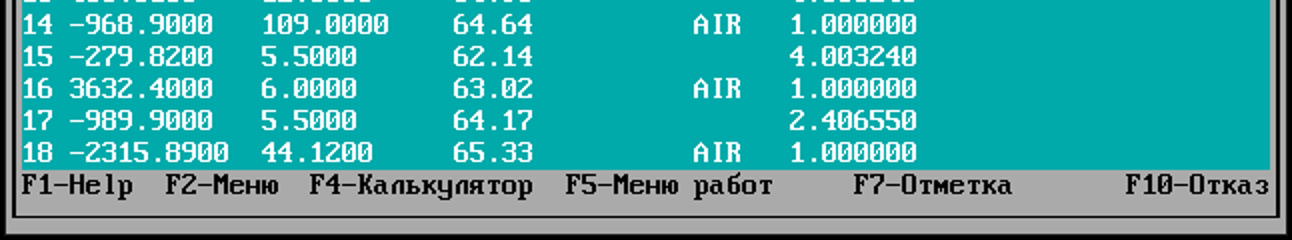
#> input picture capture/_g2_low3.png, 1292 x 240 px
$ python _g2_read.py ../capture/_g2_low3.png
#> lines starting #> are read from the running program, lines starting #| are printed output that depends on the picture; after the words box and inside, x2 and y2 are one past the last pixel; in counts of white or black regions, pixels touching at a corner belong together
# -*- coding: utf-8 -*-
"""Чтение региона скриншота как пиксельного артa по 8px-колонкам (глиф = 8x11).

Использование: py scripts/_g2_read.py shot.png [x0 x1 y0 y1 [step]]
Без региона — все строки с чернилами. Вывод: одна строка на текстовую строку,
каждый глиф сжат до 2 символов (верх/низ), чтобы было читаемо в терминале.
"""
import sys
import numpy as np
from PIL import Image


def render(path, x0=0, x1=640, y0=0, y1=400, pitch=14):
#> called with path = '../capture/_g2_low3.png', x0 = 0, x1 = 640, y0 = 0, y1 = 400, pitch = 14
    a = np.asarray(Image.open(path).convert('L')) > 150
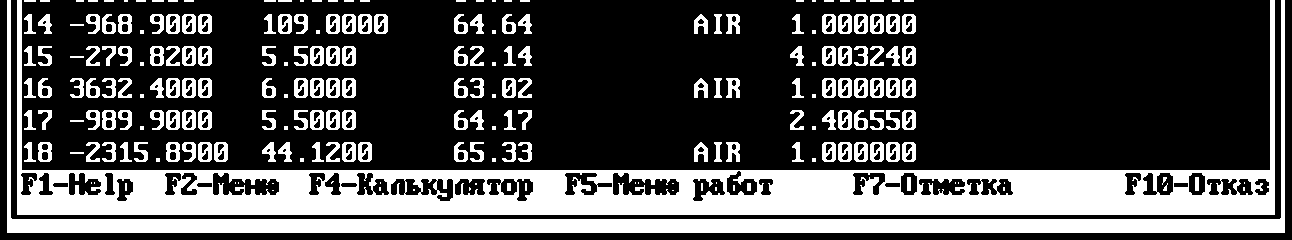
#> a: shape (240, 1292) bool; 29.3% white; 229 white regions (59 under 20 px), largest, box (x1, y1, x2, y2) and area: (17, 0, 1275, 215) 46833, (7, 0, 1285, 233) 19646, (166, 14, 180, 34) 200
    y1 = min(y1, a.shape[0]); x1 = min(x1, a.shape[1])
#> after `y1 = min(y1, a.shape[0])`: y1 = 240
#> after `x1 = min(x1, a.shape[1])`: x1 = 640
    for y in range(y0, y1, pitch):
        band = a[y:min(y + 11, y1)]
        if not band.any():
            continue
        top = band[:5]; bot = band[5:]
        line = []
        for x in range(x0, x1 - 7, 8):
            c1 = top[:, x:x + 8]; c2 = bot[:, x:x + 8]
            n1, n2 = c1.sum(), c2.sum()
            if n1 + n2 == 0:
                line.append('  ')
            elif n1 > 14 and n2 > 10:
                line.append('██')
            elif n1 > 12 and n2 <= 3:
                line.append('▀ ')
            elif n1 <= 3 and n2 > 10:
                line.append(' ▄')
            else:
                line.append(' ▪')
        print(f'{y:3}|' + ''.join(line))


if __name__ == '__main__':
    p = sys.argv[1]
    args = [int(v) for v in sys.argv[2:]]
    render(p, *args) if len(args) >= 4 else render(p)

$ run again, on capture/g2_analiz_dd.png
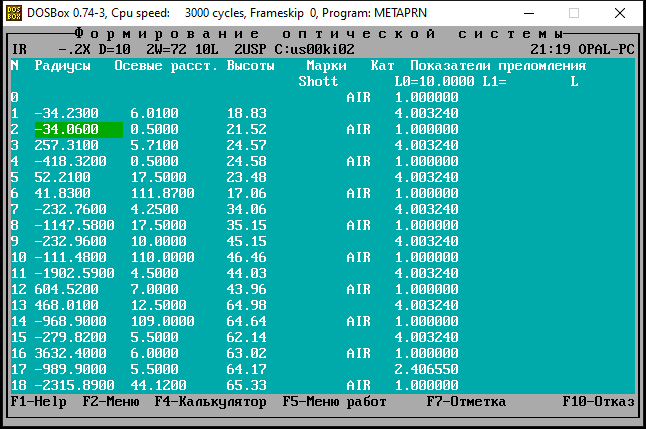
#> input picture capture/g2_analiz_dd.png, 646 x 429 px
#> in render, `a = np.asarray(Image.open(path).convert('L')) > 150`:
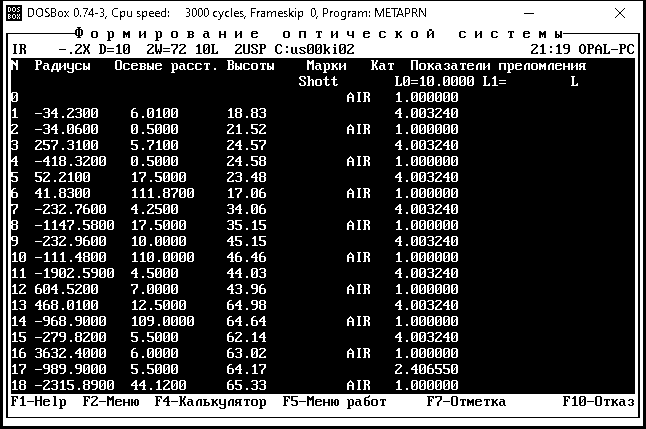
#> a: shape (429, 646) bool; 27.5% white; 687 white regions (128 under 20 px), largest, box (x1, y1, x2, y2) and area: (3, 1, 643, 426) 54788, (51, 63, 66, 72) 71, (307, 60, 314, 70) 49
